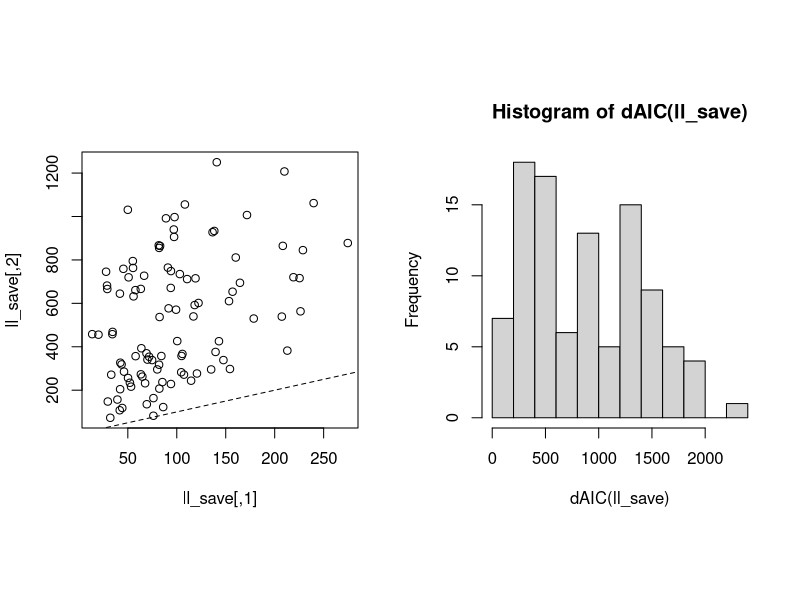
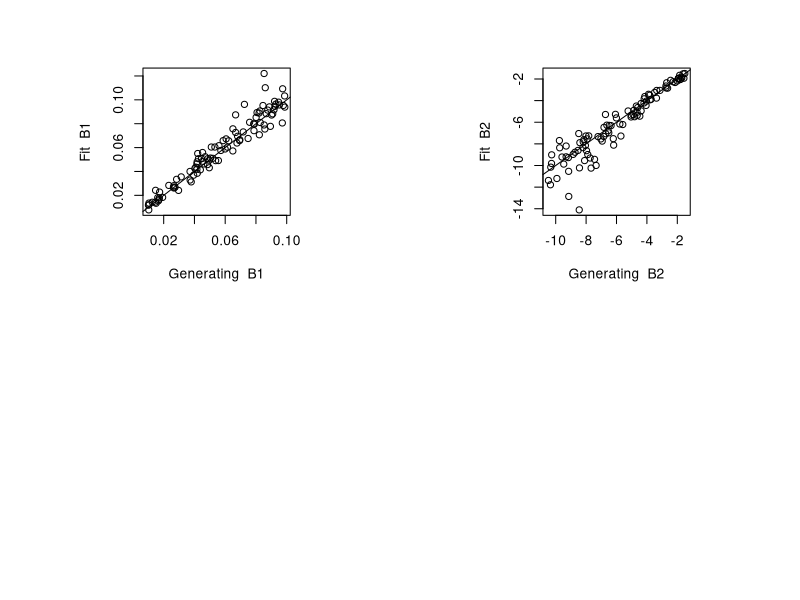
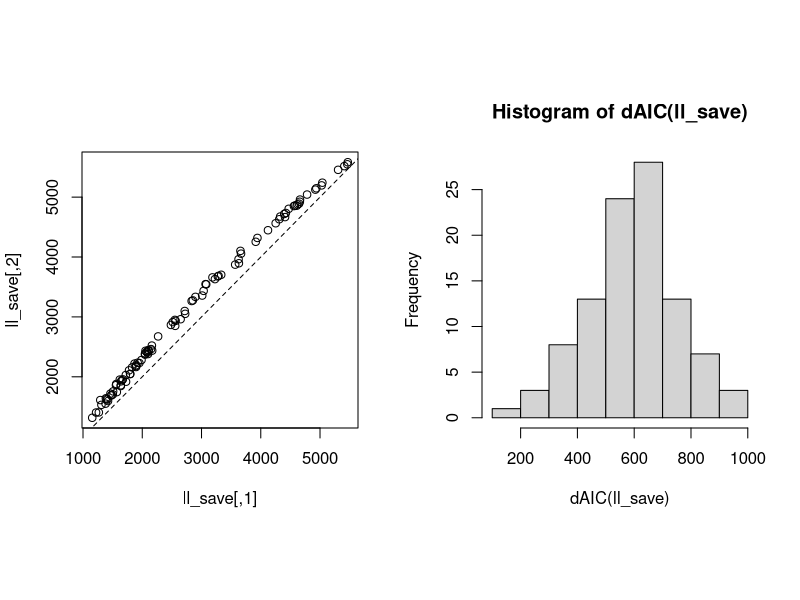
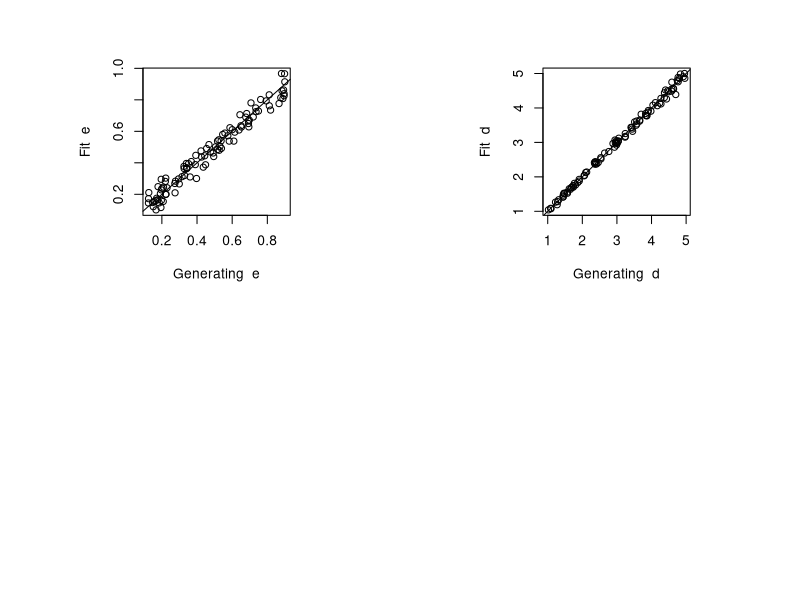
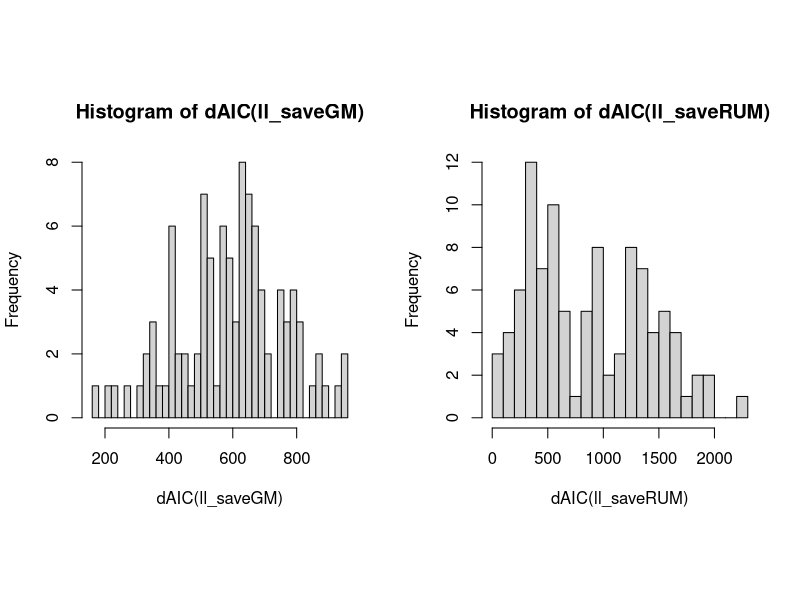
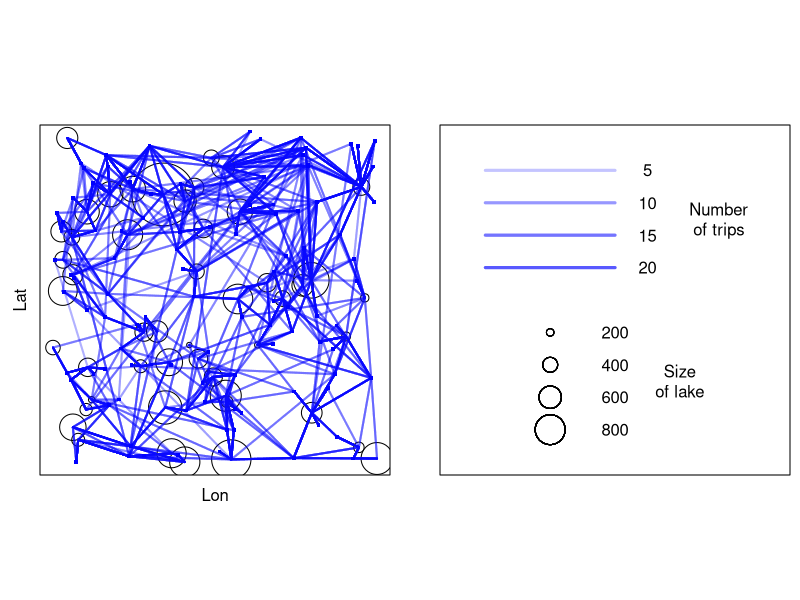

Reproduce these figures in R, in order.
###############################
##### RUM v GM sim tests ######
##
## Corey Chivers, 2012
##
###############################

n_boaters<-100 # number of "traders"
n_lakes<-50 # number of "markets"
lambda <- 16 # average number of trips traders makes
n_trips<-rpois(n_boaters,16) # vector of number of trips each trader made
# drawn from poisson distribution with mean lambda 

### Function that calculates euclidian distance ###
euclidian<-function(from_x,from_y,to_x,to_y)
{
  return( sqrt( (from_x-to_x)^2 + (from_y-to_y)^2 ) )
}

### Function that produces matrix with x and y coordinates (randomly selected ###
### from uniform distribution) of each trader home location ###
sim_boaters<-function(N=n_boaters)
{
  return(as.matrix(cbind(runif(N,0,100),runif(N,0,100)) ))
}

### Function that produces matrix with x and y coordinates ###
### (randomly selected from uniform distribution) of each lake centroid, ###
### and lake size drawn from folded normal distribution ###
### ? why average lake size varies with x and y coordinates?
### ? and why sd of the dist. is always equal to mean?
sim_lakes<-function(N=n_lakes)
{
  x<-runif(N,0,100)
  y<-runif(N,0,100)
 # size<-abs(rnorm(N,x+y,x+y)) 
  size <- abs(rnorm(N,500,300)) 
  return(cbind(x,y,size))
}

### Function produces matrix of distances between traders and markets ###
get_d_mat<-function()
{
  d_mat<-array(dim=c(n_boaters,n_lakes))
  for(b in 1:n_boaters)
  {
    d_mat[b,]<-euclidian( boater[b,1],boater[b,2],lakes[,1],lakes[,2] )
  }
  return(d_mat)
}

### Function that, given a vector and a model (M) type, produces ###
### a list of trips for each trader. Probabilities of visiting each ###
### market are specified, trader may visit same market multiple times ###
sim_trips<-function(par,M)
{
  trips<-list()
  for(b in 1:n_boaters)
  {
    P<-M(par,b)
    trips[[b]]<-sample(1:n_lakes,n_trips[b],p=P,replace=TRUE)
  }
  return(trips)
}

### Function specifying RUM model ###
RUM<-function(par,b) ## par{b1,b2}
{
  V<-exp(par[1]*lakes[,3]+par[2]*d_mat[b,])
  exp_sum_V<-sum(V)
  p_j<-V/exp_sum_V
  return(p_j)
}

### Function specifying GM model ###
GM<-function(par,b) ## par{e,d}
{
  WD<-lakes[,3]^(par[1]) * d_mat[b,]^(-par[2])
  Ai<-sum(WD)
  p_j<-WD/Ai
  return(p_j)
}

### A Function ###
ll<-function(par,M,data,give_neg=-1)
{
  #ll<-0
  ll<-sapply(1:n_boaters,function(b){
    P_b<-M(par,b)
    l_tmp<-0
    for(t in 1:length(data[[b]]))
      l_tmp<-l_tmp+log(P_b[ data[[b]][t] ] )
    return(l_tmp)
  })
  return(give_neg*sum(ll))
}

### Function that returns a vector of delta AIC's ###
dAIC<-function(ll)
{
  delta_aic<-numeric(length(ll[,1]))
  for(i in 1:length(ll[,1]))
  {
    delta_aic[i]<-(2*ll[i,2]+(2*n_par))-(2*ll[i,1]+(2*n_par))
  }
  return(delta_aic)
}

### Function that produces the plot ###
plot_trips<-function(col='green',add_trips=TRUE,pdffile=NULL)
{
  if(!is.null(pdffile))
    pdf(pdffile)
  
  par(mgp=c(0.5,0,0),cex=1.2,mfrow=c(1,2),mar=c(1,2,1,0.5),pty='s')
  col=rgb(0,0,1,0.05)
  plot(lakes[,1],lakes[,2],cex=lakes[,3]/200, xlab='Lon', ylab='Lat',xaxt='n',yaxt='n')
  if(add_trips)
  {
    for(i in 1:n_boaters)
    {
      for(tr in 1:length(trips[[i]]))
      {
        segments(boater[i,1],boater[i,2],lakes[trips[[i]],1],lakes[trips[[i]],2],col=col,lwd=2)
      }
      points(boater[i,1],boater[i,2],pch=15,col='blue',cex=0.5)
    }
  }
  
  ### Make a legend ###
  plot(1,1,col='white', xlab='', ylab='',xaxt='n',yaxt='n',xlim=c(0,1),ylim=c(0,1))
  yloc<-c(0.9,0.8,0.7,0.6)
  n_tr<-c(5,10,15,20)
  for(i in 1:4)
  {
    for(n in 1:n_tr[i])
      segments(0.1,yloc[i],0.5,yloc[i],col=col,lwd=3)
    text(0.6,yloc[i],n_tr[i])
  }
  text(0.82,0.75,"Number\nof trips")
  
  yloc<-c(0.4,0.3,0.2,0.1)
  l_size<-c(200,400,600,800)
  for(i in 1:4)
  {
    for(n in 1:n_tr[i])
      points(0.3,yloc[i],cex=l_size[i]/200)
    text(0.5,yloc[i],l_size[i])
  }
  text(0.7,0.25,"Size\nof lake")
  
  if(!is.null(pdffile))
    dev.off()
}

###############################
## With all of the relevant functions defined, we then simulate
## behaviour under each model, fit to each model and compare our
## ability to both capture the generating parameter values
## and to distinguish between the competing models.
################################

boater<-sim_boaters()
lakes<-sim_lakes()
d_mat<-get_d_mat()

n_sims<-100 #1000
n_par<-2

save_par<-array(dim=c(n_sims,2*n_par))
ll_save<-array(dim=c(n_sims,2))

### RUM GENERATING ###
for(i in 1:n_sims)
{
  lakes<-sim_lakes()
  d_mat<-get_d_mat()
  ## pars{b1,b2}
  pars<-c(runif(1,0.01,0.1),runif(1,-10.5,-1.5))
  trips<-sim_trips(pars,RUM)
  opt<-optim(pars,ll,M=RUM,data=trips)
  
  save_par[i,]<-c(pars,opt$par)
  
  pars<-c(0.5,1,0,0) #seeds
  opt2<-optim(pars,ll,M=GM,data=trips)
  
  ll_save[i,]<-c(opt$value,opt2$value)
  print(i)
}
par(mfrow=c(1,2),pty='s')
plot(ll_save)
abline(0,1,lty=2)

hist(dAIC(ll_save))
ll_saveRUM<-ll_save
save_parRUM<-save_par

par(mfrow=c(2,2),pty='s')
param_names<-c('B1','B2')
for(i in 1:n_par)
{
  plot(save_parRUM[,i],save_parRUM[,i+n_par],xlab=paste('Generating ',param_names[i]),ylab=paste('Fit ',param_names[i]))
  abline(0,1)
}

### GM GENERATING ###
for(i in 1:n_sims)
{
  lakes<-sim_lakes()
  d_mat<-get_d_mat()
  ## par{e,d}
  e<-runif(1,0.1,0.9)
  d<-runif(1,1,5)
  pars<-c(e,d)
  trips<-sim_trips(pars,GM)
  opt<-optim(pars,ll,M=GM,data=trips)
  
  save_par[i,]<-c(pars,opt$par)
  
  pars<-c(0.001,-2) #seeds
  opt2<-optim(pars,ll,M=RUM,data=trips)
  
  ll_save[i,]<-c(opt$value,opt2$value)
  print(i)
}

### plotting part ###
x11()
par(mfrow=c(1,2),pty='s')
plot(ll_save)
abline(0,1,lty=2)

hist(dAIC(ll_save))
ll_saveGM<-ll_save
save_parGM<-save_par

par(mfrow=c(2,2),pty='s')
param_names<-c('e','d')
for(i in 1:n_par)
{
  plot(save_parGM[,i],save_parGM[,i+n_par],xlab=paste('Generating ',param_names[i]),ylab=paste('Fit ',param_names[i]))
  abline(0,1)
}

### Plot deltaAIC distributions ###
par(mfrow=c(1,2),pty='s')
hist(dAIC(ll_saveGM),breaks=30)
hist(dAIC(ll_saveRUM),breaks=30)

plot_trips()
